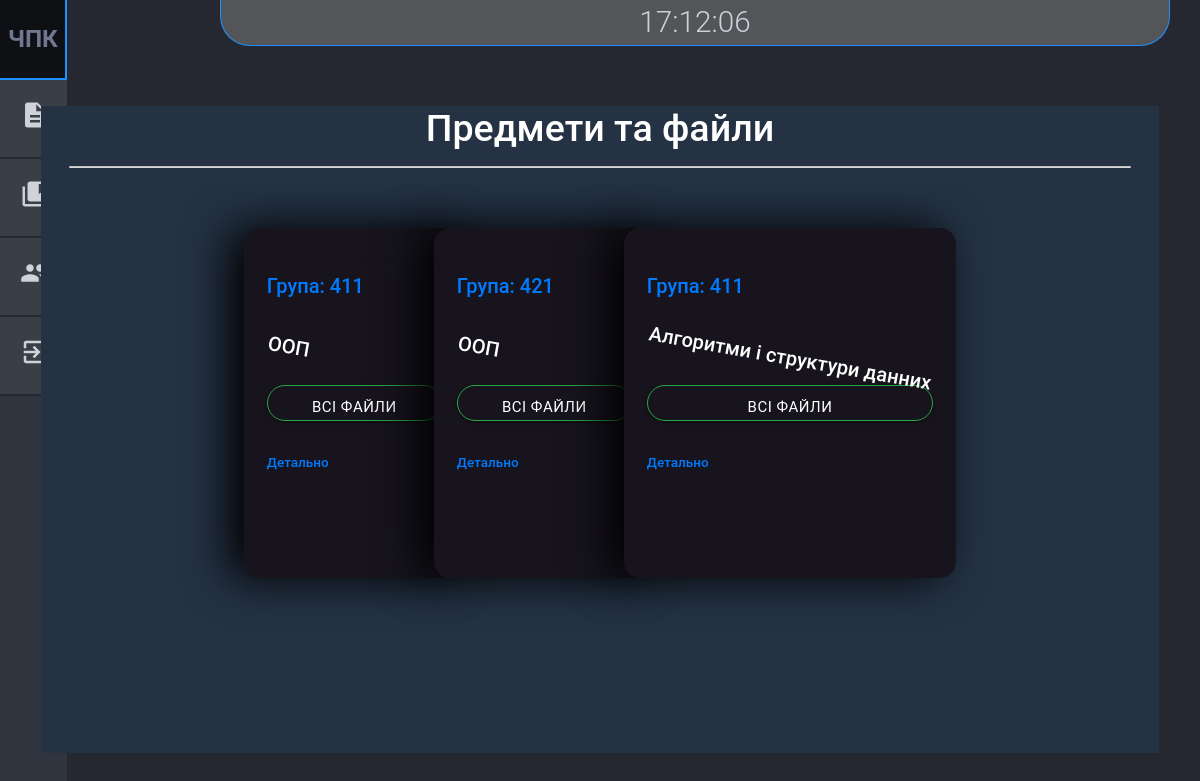
/teacher/qwe123/ (signed in), run on the app's committed database.
### office/models.py (models this page shows, shortened)
class Subject(models.Model):
    name = models.CharField(max_length=120)
    group = models.ForeignKey(Group, on_delete=models.CASCADE)
    slug = models.SlugField(max_length=120)
    def get_absolute_url(self):
        return "/subject/{}/".format(self.slug)

class Group(models.Model):
    number = models.CharField(max_length=4, unique=True)
    slug = models.SlugField(max_length=120)

### teacher/views.py (the view)
# urls.py: path("<str:username>/", TeacherDetail.as_view(), name="teacher_detail"),
class TeacherDetail(LoginRequiredMixin, View):
    login_url = '/auth/login/'
    redirect_field_name = ''
    def get(self, request, username):
        if Profile.objects.get(user=request.user).access_profile == "":
            return render(request, 'office/not_access.html', {})
        teacher = get_object_or_404(Teacher, profile__user__username=username)
        return render(request, 'public_teacher/detail.html', context={
            "subjects": teacher.subjects,
            "teacher": teacher,
            "files": teacher.files.all(),
        })

### templates/public_teacher/detail.html (shortened to what this page needs)
{% extends 'office/teacher/base.html' %}
{% block content %}
    <div class="block-files">
    <h1 class="text-center text-white">Предмети та файли</h1>
    <hr class="both95">
        <div class="popular-articles">
            <div class="mini-card-grid">
                {% for subject in subjects.all %}
                    <article class="mini-card module module-article article">
                        <header class="mini-article-card-header">
                            <div class="mini-article-card-title">
                                <div class="mini-article-subhead">
                                    <hr class="my-2">
                                </div>
                                <h2 class="">
                                    <a href="{{ subject.get_absolute_url }}" class="article-card-header read-article">
                                        Група: {{ subject.group.number }}
                                    </a>
                                    <br><br><br>
                                    <p class="article-card-header read-article"
                                       style="transform: rotate(10deg); color: white">
                                        {{ subject.name }}
                                    </p>
                                </h2>
                            </div>
                            <div class="author-name-area">
                                <button type="button"
                                        data-id="{{ subject.id }}"
                                        class="btn btn-success print-files open-{{ subject.id }} all-files"
                                        data-toggle="modal"
                                        data-target="#print-files">
                                    Всі файли
                                </button>
                                <hr >
                                <a href="{{ subject.get_absolute_url }}" class="text-right" style="font-weight: 500;">
                                    Детально
                                </a>
                            </div>
                        </header>
                    </article>
                {% endfor %}
            </div>
        </div>
    </div>
{% endblock content %}

### static/css/components/main.css (style rules this page uses)
body { margin: 0; font-family: "Roboto", "Helvetica Neue", Helvetica, Arial, sans-serif; font-size: 0.9rem; font-weight: 300; line-height: 1.5; color: #cfd2da; text-align: left; background-color: #252830; }

### static/css/office/teacher/main.css (style rules this page uses)
.block-files { background-color: #273549; background-image: linear-gradient(62deg, #243244 0%, #243244 100%); padding-bottom: 10px; border-radius: 0; }
.both95 { display: block; padding-top: 1px; background: #d6d6d6; width: 95%; border-radius: 300px; }
@media (max-width: 1200px) { .popular-articles { scrollbar-color: #484857; scrollbar-width: 10px; width: 100%; padding-bottom: 2rem; margin-bottom: 6rem; overflow-x: scroll; -webkit-overflow-scrolling: touch; -ms-scroll-snap-points-x: repeat(250px); scroll-snap-points-x: repeat(250px); -ms-scroll-snap-type: mandatory; scroll-snap-type: mandatory } }
@media (max-width: 1200px) { .popular-articles .mini-card { scroll-snap-align: start } }
@media (max-width: 1200px) { .popular-articles { padding-left: 0 } }
.mini-card-grid { scrollbar-color: #484857; scrollbar-width: 10px; scrollbar-gutter: always; padding: 3rem; display: -webkit-box; display: -ms-flexbox; display: flex; justify-content: center; overflow-x: scroll; -webkit-overflow-scrolling: touch }
@media (max-width: 1200px) { .mini-card-grid { overflow-x: visible } }
.mini-card { min-width: 300px; min-height: 350px; padding: 1.5rem; border-radius: 16px; background: #17141d; -webkit-box-shadow: -1rem 0 3rem #000; box-shadow: -1rem 0 3rem #000; display: -webkit-box; display: -ms-flexbox; display: flex; -webkit-box-orient: vertical; -webkit-box-direction: normal; -ms-flex-direction: column; flex-direction: column; -webkit-transition: .2s; transition: .2s; margin: 0 }
.mini-card h2 { font-size: 20px; margin: .25rem 0 auto 0 }
.mini-card:not(:first-child) { margin-left: -130px }
@media (max-width: 1200px) { .mini-card { min-width: 220px } }
@media (max-width: 1200px) { .mini-card:not(:first-child) { margin-left: -30px } }
.mini-article-subhead { font-size: 14px; margin: 0 0 1rem 0 }
.mini-article-card-header { margin-bottom: auto }
.all-files { padding: 10px; border-radius: 30px; width: 100%; background: none; }
.all-files:not(hover) { transition: 400ms; border-radius: 30px; }

### data on the page
Subject: group.number "411", name "ООП"
Subject: group.number "421", name "ООП"
Subject: group.number "411", name "Алгоритми і структури данних"
